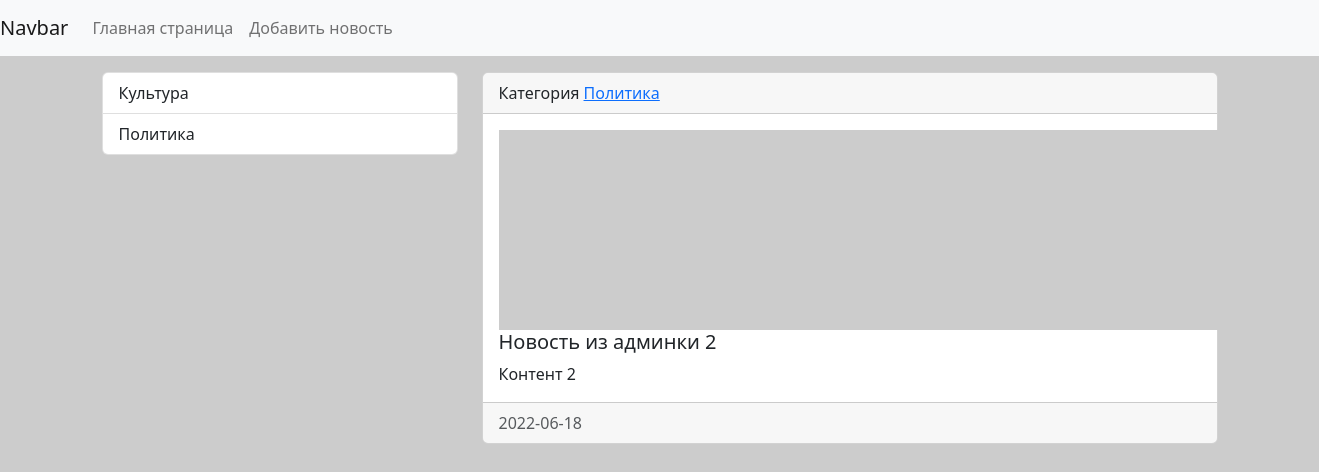
/news/news/2, run on the app's committed database.
### news/models.py (models this page shows, shortened)
class Category(models.Model):
    title = models.CharField(max_length=150,
                             db_index=True,
                             verbose_name='Наименование категории'
                             )
    def get_absolute_url(self):   #По одной из конвенций djangoфункция, указывающая
        return reverse('category',                      #Название маршрута, как во view
                        kwargs={"category_id": self.pk} #Второй аргумент - номер категории,
                       )                                #т.е первичный ключ - pk
    class Meta:
        verbose_name = 'Категория'
        verbose_name_plural = 'Категории'
    def __str__(self):
        return self.title

class News(models.Model):
    title = models.fields.CharField(max_length=150, verbose_name='Наименование')
    content = models.TextField(blank=True, verbose_name='Контент')
    created_at = models.DateTimeField(auto_now_add=True, verbose_name='Дата публикации')
    updated_at = models.DateTimeField(auto_now=True, verbose_name='Обновлено')
    photo = models.ImageField(upload_to='photos/%Y/%m/%d/', verbose_name='Фото', blank=True)
    is_published = models.BooleanField(default=True, verbose_name='Опубликовано')
    category = models.ForeignKey('Category', on_delete=models.PROTECT, null=True)
    class Meta:
        verbose_name = 'Новость'
        verbose_name_plural = 'Новости'
        ordering = ['-created_at']

### news/views.py (the view)
# urls.py: path('news/<int:news_id>', view_news, name='view_news'),
def view_news(request, news_id):
    news_item = get_object_or_404(News, pk=news_id)
    return render(request, 'news/view_news.html', {"news_item": news_item})

### news/templatetags/news_tags.py (called while the page is built)
@register.inclusion_tag('news/list_categories.html')
def show_categories(arg1='Hello', arg2='world'):
    categories = Category.objects.all()
    return {"categories": categories, "arg1": arg1, "arg2": arg2, }

### news/templates/news/view_news.html (shortened to what this page needs)
{% extends 'base.html' %}
{% block sitebar %}
{% include 'inc/_sitebar.html' %}
{% endblock %}
{% block content %}
      <div class="card mb-3">
        <div class="card-header">
          Категория <a href="{{ news_item.category.get_absolute_url }}">{{ news_item.category }}</a>
        </div>
   <div class="card-body">
     <div class="media">
       {% if item.photo %}
       <img src="{{ news_item.photo.url }}" alt=""/>
       {% else %}
        <img src="https://picsum.photos/id/870/200/300?grayscale&blur=2"/>
       {% endif %}
       <div class="media-body">
         <h5 class="card-title">{{ news_item.title }}</h5>
         <p class="card-text">{{ news_item.content }}</p>
       </div>
     </div>
  </div>
  <div class="card-footer text-muted">
    {{ news_item.created_at|date:"Y-m-d" }}
  </div>
      </div>
{% endblock %}

### news/templates/news/list_categories.html
       <div class="list-group">
           {% for item in categories %}
          <a href="{% url 'category' item.pk %}" class="list-group-item list-group-item-action">{{ item.title }}</a>
          {% endfor %}
        </div>

### mysite/static/css/style.css (style rules this page uses)
body { background-color: #ccc }

### data on the page
Category: title "Культура"
Category: title "Политика"
News: category "Политика", title "Новость из админки 2", content "Контент 2", created_at "2022-06-18"
